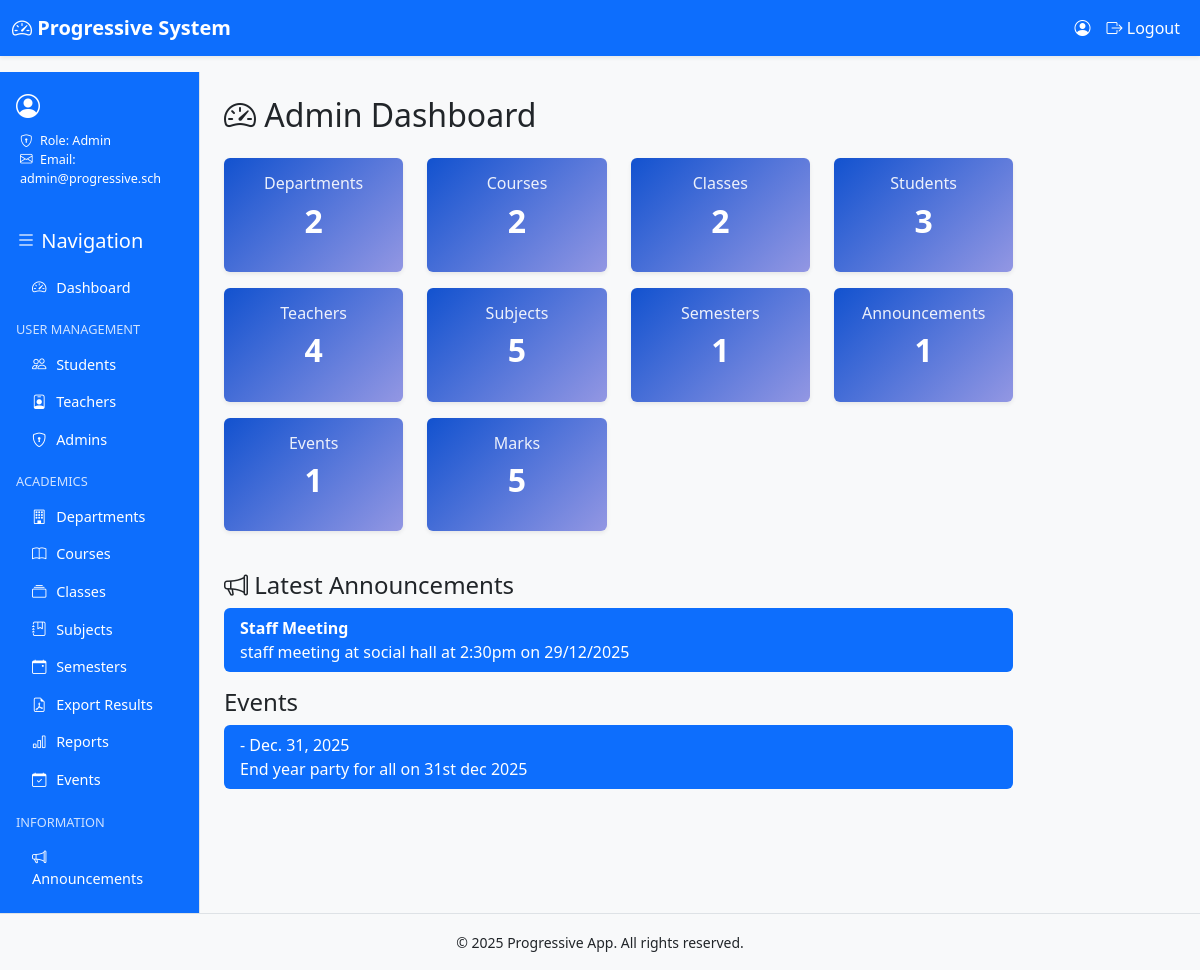
Screenshot of /dashboard/ (signed in) with the database file from the repository.
### progressive_app/models.py (models this page shows, shortened)
class User(AbstractUser):
    ROLE_CHOICES = [
        ("admin", "Admin"),
        ("teacher", "Teacher"),
        ("student", "Student"),
    ]
    role = models.CharField(max_length=20, choices=ROLE_CHOICES)
    admission_number = models.CharField(max_length=20, blank=True, null=True, unique=True)
    department = models.ForeignKey("Department", on_delete=models.SET_NULL, null=True, blank=True)
    course = models.ForeignKey("Course", on_delete=models.SET_NULL, null=True, blank=True)
    school_class = models.ForeignKey("SchoolClass", on_delete=models.SET_NULL, null=True, blank=True)
    semester = models.ForeignKey("Semester", on_delete=models.SET_NULL, null=True, blank=True)

class Announcement(models.Model):
    VISIBILITY_CHOICES = [
        ("all", "All"),
        ("teacher", "Teacher"),
        ("student", "Student"),
    ]
    title = models.CharField(max_length=200)
    content = models.TextField()
    visibility = models.CharField(max_length=20, choices=VISIBILITY_CHOICES, default="all")
    created_at = models.DateTimeField(auto_now_add=True)

class Event(models.Model):
    VISIBILITY_CHOICES = [
        ("all", "All"),
        ("teacher", "Teacher"),
        ("student", "Student"),
    ]
    title = models.CharField(max_length=200)
    description = models.TextField()
    date = models.DateField()
    visibility = models.CharField(max_length=20, choices=VISIBILITY_CHOICES, default="all")

### progressive_app/views.py (the view, shortened to what this page needs)
# urls.py: path("dashboard/", views.dashboard, name="dashboard"),
@login_required
def dashboard(request):
    user = request.user
    if user.role == "admin":
        context = {
            "title": "Admin Dashboard",
            "counts": {
                "departments": Department.objects.count(),
                "courses": Course.objects.count(),
                "classes": SchoolClass.objects.count(),
                "students": User.objects.filter(role="student").count(),
                "teachers": User.objects.filter(role="teacher").count(),
                "subjects": Subject.objects.count(),
                "semesters": Semester.objects.count(),
                "announcements": Announcement.objects.count(),
                "events": Event.objects.count(),
                "marks": Mark.objects.count(),
            },
            "announcements": Announcement.objects.order_by("-created_at")[:5],
            "events": Event.objects.order_by("-date")[:5],
        }
        return render(request, "dashboards/admin.html", context)

### progressive_app/templates/dashboards/admin.html (shortened to what this page needs)
{% extends 'base.html' %}
{% block content %}
<div class="row">
  <div class="col-md-9 col-lg-10">
    <h2 class="mb-4"><i class="bi bi-speedometer2"></i> Admin Dashboard</h2>
    <div class="row">
      {% for key, value in counts.items %}
      <div class="col-md-3 mb-3">
        <div class="card text-center shadow-sm stat-card">
          <div class="card-body">
            <h5 class="card-title text-capitalize">{{ key }}</h5>
            <p class="display-6 fw-bold">{{ value }}</p>
          </div>
        </div>
      </div>
      {% endfor %}
    </div>
    <h4 class="mt-4"><i class="bi bi-megaphone"></i> Latest Announcements</h4>
    <ul class="list-group mb-3">
      {% for announcement in announcements %}
        <li class="list-group-item">
          <strong>{{ announcement.title }}</strong><br>
          {{ announcement.content }}
        </li>
      {% empty %}
        <li class="list-group-item">No announcements available.</li>
      {% endfor %}
    </ul>
    <h4>Events</h4>
    <ul class="list-group mb-3">
      {% for event in events %}
        <li class="list-group-item">
          <strong>{{ event.name }}</strong> - {{ event.date }}<br>
          {{ event.description }}
        </li>
      {% empty %}
        <li class="list-group-item">No events available.</li>
      {% endfor %}
    </ul>
  </div>
</div>
{% endblock %}

### progressive_app/templates/base.html (shortened to what this page needs)
{% load static %}
<!doctype html>
<html lang="en">
  <head>
    <link href="https://cdn.jsdelivr.net/npm/bootstrap@5.3.2/dist/css/bootstrap.min.css" rel="stylesheet">
    <link href="https://cdn.jsdelivr.net/npm/bootstrap-icons@1.11.1/font/bootstrap-icons.css" rel="stylesheet">
    <link rel="stylesheet" href="{% static 'css/theme.css' %}">
  </head>
<body class="d-flex flex-column min-vh-100">
    <nav class="navbar navbar-expand-lg shadow-sm bg-light">
      <div class="container-fluid">
        <a class="navbar-brand" href="{% url 'progressive_app:dashboard' %}">
          <i class="bi bi-speedometer2"></i> Progressive System
        </a>
        <div class="collapse navbar-collapse" id="navbarNav">
          <ul class="navbar-nav ms-auto">
            {% if user.is_authenticated %}
              <li class="nav-item">
                <span class="nav-link">
                  <i class="bi bi-person-circle"></i> {{ user.first_name }} {{ user.last_name }}
                </span>
              </li>
              <li class="nav-item">
                <a class="nav-link text-warning" href="{% url 'progressive_app:logout' %}">
                  <i class="bi bi-box-arrow-right"></i> Logout
                </a>
              </li>
            {% else %}
              <li class="nav-item">
                <a class="nav-link" href="{% url 'progressive_app:login' %}">
                  <i class="bi bi-box-arrow-in-right"></i> Login
                </a>
              </li>
            {% endif %}
          </ul>
        </div>
      </div>
    </nav>
   <div class="container-fluid flex-grow-1">
      <div class="row min-vh-100">
        <div class="col-md-3 col-lg-2 sidebar bg-primary text-white p-3 d-flex flex-column">
          <div class="profile-box mb-4">
            <div class="d-flex align-items-center mb-2">
              <i class="bi bi-person-circle fs-4 me-2"></i>
            </div>
            <ul class="list-unstyled small ms-1">
              {% if user.role == 'student' %}
                <li><i class="bi bi-card-list me-1"></i> Admission: {{ user.admission_number }}</li>
                <li><i class="bi bi-collection me-1"></i> Class: {{ user.school_class.name }}</li>
                <li><i class="bi bi-building me-1"></i> Department: {{ user.department.name }}</li>
                <li><i class="bi bi-journal-bookmark me-1"></i> Course: {{ user.course.name }}</li>
              {% elif user.role == 'teacher' %}
                <li><i class="bi bi-building me-1"></i> Department: {{ user.department.name }}</li>
                <li><i class="bi bi-envelope me-1"></i> Email: {{ user.email }}</li>
              {% elif user.role == 'admin' %}
                <li><i class="bi bi-shield-lock me-1"></i> Role: Admin</li>
                <li><i class="bi bi-envelope me-1"></i> Email: {{ user.email }}</li>
              {% endif %}
            </ul>
          </div>
          <h5 class="mb-3"><i class="bi bi-list"></i> Navigation</h5>
          <div class="list-group list-group-flush flex-grow-1">
            <a href="{% url 'progressive_app:dashboard' %}" class="list-group-item list-group-item-action bg-primary text-white">
              <i class="bi bi-speedometer2"></i> Dashboard
            </a>
            {% if user.role == 'admin' %}
              <h6 class="mt-3 mb-2">User Management</h6>
              <a href="{% url 'progressive_app:students_list' %}" class="list-group-item bg-primary text-white"><i class="bi bi-people"></i> Students</a>
              <a href="{% url 'progressive_app:teachers_list' %}" class="list-group-item bg-primary text-white"><i class="bi bi-person-badge"></i> Teachers</a>
              <a href="{% url 'progressive_app:admins_list' %}" class="list-group-item bg-primary text-white"><i class="bi bi-shield-lock"></i> Admins</a>
              <h6 class="mt-3 mb-2">Academics</h6>
              <a href="{% url 'progressive_app:departments_list' %}" class="list-group-item bg-primary text-white"><i class="bi bi-building"></i> Departments</a>
              <a href="{% url 'progressive_app:courses_list' %}" class="list-group-item bg-primary text-white"><i class="bi bi-book"></i> Courses</a>
              <a href="{% url 'progressive_app:classes_list' %}" class="list-group-item bg-primary text-white"><i class="bi bi-collection"></i> Classes</a>
              <a href="{% url 'progressive_app:subjects_list' %}" class="list-group-item bg-primary text-white"><i class="bi bi-journal-bookmark"></i> Subjects</a>
              <a href="{% url 'progressive_app:semesters_list' %}" class="list-group-item bg-primary text-white"><i class="bi bi-calendar-event"></i> Semesters</a>
              <a href="{% url 'progressive_app:admin_results_pdf' %}" class="list-group-item bg-primary text-white"><i class="bi bi-file-earmark-pdf"></i> Export Results</a>
              <a href="{% url 'progressive_app:reports' %}" class="list-group-item bg-primary text-white"><i class="bi bi-bar-chart"></i> Reports</a>
              <a href="{% url 'progressive_app:events_list' %}" class="list-group-item bg-primary text-white"><i class="bi bi-calendar-check"></i> Events</a>
            {% endif %}
            <h6 class="mt-3 mb-2">Information</h6>
            <a href="{% url 'progressive_app:announcements_list' %}" class="list-group-item bg-primary text-white"><i class="bi bi-megaphone"></i> Announcements</a>
          </div>
        </div>
        <main class="col-md-9 col-lg-10 p-4">
          {% block content %}{% endblock %}
        </main>
      </div>
    </div>
    <footer class="bg-light text-center py-3 border-top mt-auto">
      <small>&copy; {% now "Y" %} Progressive App. All rights reserved.</small>
    </footer>
  </body>
</html>

### static/css/theme.css (style rules this page uses)
:root { --prog-blue: #0d6efd; }
.card { border: none; box-shadow: 0 2px 6px rgba(0,0,0,.08); }
a { text-decoration: none; }
body { font-family: "Segoe UI", Roboto, Helvetica, Arial, sans-serif; background-color: #f8f9fa; }
.navbar { background-color: #0d6efd !important; }
.navbar-brand { font-weight: bold; color: #fff !important; }
.navbar .nav-link { color: #fff !important; }
.sidebar { min-height: 100vh; border-right: 1px solid #dee2e6; background-color: #0d6efd; }
.sidebar h5, .sidebar h6 { color: #fff; }
.list-group-item { background-color: #0d6efd; color: #fff; border: none; }
.list-group-item i { margin-right: 6px; }
.sidebar { font-size: 0.9rem; }
.sidebar .list-group-item { background-color: #0d6efd; color: #fff; border: none; }
.sidebar h6 { font-size: 0.8rem; text-transform: uppercase; margin-top: 1rem; margin-bottom: 0.5rem; color: #cfe2ff; }
.stat-card { background: linear-gradient(135deg, #1252cf, #9397e3); color: #fff; border: none; transition: transform 0.2s ease, box-shadow 0.2s ease; }
.stat-card .card-title { font-size: 1rem; opacity: 0.9; }
.stat-card .display-6 { font-size: 2rem; margin-top: 0.5rem; }

### rows the page displays
User: email "admin@progressive.sch"
Announcement: title "Staff Meeting", content "staff meeting at social hall at 2:30pm on 29/12/2025"
Event: date "Dec. 31, 2025", description "End year party for all on 31st dec 2025"

### other values shown
{{ key }} "Departments" "Courses" "Classes" "Students" "Teachers" "Subjects" "Semesters" "Announcements" "Events" "Marks"
{{ value }} "2" "2" "2" "3" "4" "5" "1" "1" "1" "5"
